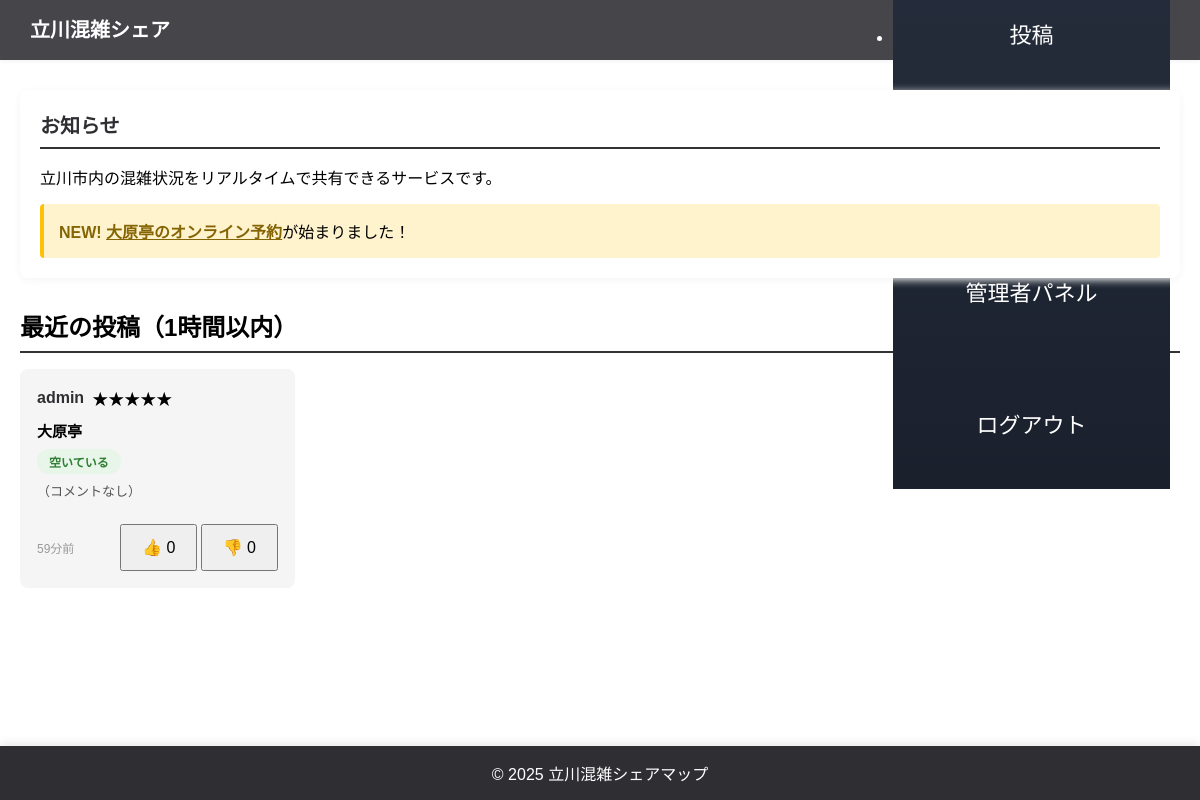
The page /topics (signed in) on the database its author committed.
### apps/main_app/models.py (models this page shows, shortened)
class Post(db.Model):
    __tablename__ = 'posts'
    id = db.Column(db.Integer, primary_key=True)
    user_name = db.Column(db.String(100), nullable=False)
    shop_name = db.Column(db.String(200), nullable=False)
    crowd_level = db.Column(db.String(100), nullable=False)
    comment = db.Column(db.Text)
    timestamp = db.Column(db.String(100), nullable=False)

### apps/topics_page/topics_routes.py (the view)
@topics_bp.route("/topics")
def topics_page():
    from apps.post_page.post_db import get_all_posts, get_post_ratings, get_user_average_rating
    from apps.config import SHOP_LIST, SHOP_DETAILS
    sort_by = request.args.get('sort', 'new')
    all_posts = get_all_posts()
    one_hour_ago = datetime.now() - timedelta(hours=1)
    recent_posts_list = []
    for post in all_posts:
        post_id = post[0]
        user_name = post[1]
        shop_name = post[2]
        crowd_level = post[3]
        comment = post[4]
        timestamp = post[5]
        try:
            dt = datetime.fromisoformat(timestamp)
            if dt < one_hour_ago:
                continue
            helpful, not_helpful = get_post_ratings(post_id)
            diff = datetime.now() - dt
            seconds = diff.total_seconds()
            user_avg = get_user_average_rating(user_name)
            user_rating = None
            if current_user.is_authenticated:
                from apps.post_page.post_db import get_user_rating
                user_rating = get_user_rating(post_id, current_user.username)
            if seconds < 60:
                time_ago = f"{int(seconds)}秒前"
            elif seconds < 3600:
                time_ago = f"{int(seconds // 60)}分前"
            elif seconds < 86400:
                time_ago = f"{int(seconds // 3600)}時間前"
            else:
                time_ago = f"{int(seconds // 86400)}日前"
            recent_posts_list.append({
                "id": post_id,
                "user_name": user_name,
                "shop_name": shop_name,
                "crowd_level": crowd_level,
                "comment": comment,
                "timestamp": dt,
                "time_ago": time_ago,
                "helpful_count": helpful,
                "not_helpful_count": not_helpful,
                "user_avg_rating": user_avg,
                "user_rated": user_rating
            })
        except Exception as e:
            print(f"投稿処理エラー: {e}")
            continue
    if sort_by == 'new':
        recent_posts_list.sort(key=lambda x: x['timestamp'], reverse=True)
    elif sort_by == 'old':
        recent_posts_list.sort(key=lambda x: x['timestamp'])
    elif sort_by == 'rating':
        recent_posts_list.sort(key=lambda x: x['helpful_count'], reverse=True)
    else:
        recent_posts_list.sort(key=lambda x: x['timestamp'], reverse=True)
    print(f"[デバッグ] 取得した投稿数: {len(recent_posts_list)}")
    shops_with_details = []
    for shop in SHOP_LIST:
        shop_name = shop['name']
        shop_info = {
            'name': shop_name,
            'category': SHOP_DETAILS.get(shop_name, {}).get('category', '未分類'),
            'description': SHOP_DETAILS.get(shop_name, {}).get('description', ''),
            'signature': SHOP_DETAILS.get(shop_name, {}).get('signature', ''),
            'url': shop.get('url', '')
        }
        shops_with_details.append(shop_info)
    return render_template("topics.html",
                         recent_posts=recent_posts_list,
                         sort_by=sort_by,
                         shops=shops_with_details)

### apps/main_app/app.py (called while the page is built)
@login_manager.user_loader
def load_user(user_id):
    return User.query.get(int(user_id))

### apps/post_page/post_db.py (called while the page is built)
def get_all_posts():
    conn = sqlite3.connect(DB_PATH)
    c = conn.cursor()
    c.execute('SELECT * FROM posts ORDER BY id DESC')
    posts = c.fetchall()
    conn.close()
    return posts

def get_post_ratings(post_id):
    conn = sqlite3.connect(DB_PATH)
    c = conn.cursor()
    c.execute('SELECT COUNT(*) FROM ratings WHERE post_id = ? AND rating_type = ?',
              (post_id, 'helpful'))
    helpful = c.fetchone()[0]
    c.execute('SELECT COUNT(*) FROM ratings WHERE post_id = ? AND rating_type = ?',
              (post_id, 'not_helpful'))
    not_helpful = c.fetchone()[0]
    conn.close()
    return helpful, not_helpful

def get_user_rating(post_id, user_name):
    conn = sqlite3.connect(DB_PATH)
    c = conn.cursor()
    c.execute('SELECT rating_type FROM ratings WHERE post_id = ? AND user_name = ?', (post_id, user_name))
    result = c.fetchone()
    conn.close()
    if result:
        return 1 if result[0] == 'helpful' else 0
    return None

def get_user_average_rating(username):
    conn = sqlite3.connect(DB_PATH)
    c = conn.cursor()
    c.execute('SELECT id FROM posts WHERE user_name = ?', (username,))
    post_ids = [row[0] for row in c.fetchall()]
    if not post_ids:
        conn.close()
        return None
    placeholders = ','.join('?' * len(post_ids))
    c.execute(f'SELECT rating_type FROM ratings WHERE post_id IN ({placeholders})', post_ids)
    ratings = c.fetchall()
    conn.close()
    if not ratings:
        return None
    helpful_count = sum(1 for r in ratings if r[0] == 'helpful')
    total_count = len(ratings)
    return int((helpful_count / total_count) * 100)

### apps/topics_page/templates/topics.html (shortened to what this page needs)
<!DOCTYPE html>
<html lang="ja">
<head>
  <link rel="stylesheet" href="{{ url_for('static', filename='style.css') }}">
</head>
<body>
  <header>
    <div class="app_name">
      <h1>立川混雑シェア</h1>
    </div>
    <div class="menu-outer01">
      <ul class="sample_menu_list01">
        {% if current_user.is_authenticated %}
          <li><a href="{{ url_for('post.post_page') }}">投稿</a></li>
          <li class="user-info">
            <a href="{{ url_for('main.user_page', username=current_user.username) }}" class="user-link">
            </a>
          </li>
          {% if current_user.is_admin %}
            <li><a href="{{ url_for('main.admin_panel') }}">管理者パネル</a></li>
          {% endif %}
          <li><a href="{{ url_for('main.logout') }}">ログアウト</a></li>
        {% else %}
          <li><a href="{{ url_for('main.login') }}">ログイン</a></li>
          <li><a href="{{ url_for('main.register') }}">新規登録</a></li>
        {% endif %}
      </ul>
    </div>
  </header>
  <div class="container">
    <div class="notice-section">
      <h2>お知らせ</h2>
      <p>立川市内の混雑状況をリアルタイムで共有できるサービスです。</p>
      <div style="margin-top: 15px; padding: 15px; background-color: #fff3cd; border-left: 4px solid #ffc107; border-radius: 4px;">
        <strong style="color: #856404;">NEW!</strong>
        <a href="{{ url_for('main.oharatei') }}#reserve" style="color: #856404; font-weight: 600; text-decoration: underline;">大原亭のオンライン予約</a>が始まりました！
      </div>
    </div>
    <div class="topics-section">
      <h2>最近の投稿（1時間以内）</h2>
      {% if recent_posts %}
        <div class="posts-grid">
          {% for post in recent_posts %}
            <div class="post-card" id="post-{{ post.id }}">
              <div class="post-card-header">
                <a href="{{ url_for('main.user_page', username=post.user_name) }}" class="username-link">
                  <strong>{{ post.user_name }}</strong>
                </a>
                {% if post.user_avg_rating is not none %}
                  <span class="user-rating-small">
                    {% set stars = ((post.user_avg_rating / 100 * 5) | round | int) %}
                    {% for i in range(stars) %}★{% endfor %}{% for i in range(5 - stars) %}☆{% endfor %}
                  </span>
                {% endif %}
              </div>
              <div class="post-card-body">
                <div class="shop-name">{{ post.shop_name }}</div>
                <div class="crowd-status status-{{ post.crowd_level }}">{{ post.crowd_level }}</div>
                <div class="post-comment">{{ post.comment }}</div>
              </div>
              <div class="post-card-footer">
                <span class="post-time">{{ post.time_ago }}</span>
                <div class="post-ratings">
                  {% if current_user.is_authenticated %}
                    <button
                      class="rating-btn helpful-btn {% if post.user_rated == 'helpful' %}active{% endif %}"
                      data-post-id="{{ post.id }}"
                      data-rating="1"
                      {% if post.user_rated is not none %}disabled{% endif %}>
                      👍 <span class="count">{{ post.helpful_count }}</span>
                    </button>
                    <button
                      class="rating-btn not-helpful-btn {% if post.user_rated == 'not_helpful' %}active{% endif %}"
                      data-post-id="{{ post.id }}"
                      data-rating="0"
                      {% if post.user_rated is not none %}disabled{% endif %}>
                      👎 <span class="count">{{ post.not_helpful_count }}</span>
                    </button>
                  {% else %}
                    <span class="post-ratings-mini">
                      👍 {{ post.helpful_count }} 👎 {{ post.not_helpful_count }}
                    </span>
                  {% endif %}
                </div>
              </div>
            </div>
          {% endfor %}
        </div>
      {% else %}
        <p class="no-posts-message">1時間以内の投稿がありません。ログインして最新の混雑情報を投稿してみましょう！</p>
      {% endif %}
    </div>
  </div>
  <footer>
    <p>© 2025 立川混雑シェアマップ</p>
  </footer>
</body>
</html>

### apps/top_page/static/style.css (style rules this page uses)
* { margin: 0; padding: 0; box-sizing: border-box; }
body { font-family: "Noto Sans JP", "Hiragino Sans", "Yu Gothic", sans-serif; background-color: white; color: black; scroll-behavior: smooth; padding-bottom: 60px; }
header { background-color: rgb(69, 69, 74); color: white; padding: 15px 30px; box-shadow: 0 2px 4px whitesmoke; display: flex; justify-content: space-between; align-items: center; height: 60px; box-sizing: border-box; }
.app_name { text-align: left; }
.app_name h1 { font-size: 24px; margin-bottom: 0; line-height: 1; }
.user-info { display: flex; align-items: center; font-size: 13px; height: 100%; }
.sample_menu_list01 a { color: white; text-decoration: none; display: flex; align-items: center; justify-content: center; text-align: center; padding: 15px 20px; width: 100%; box-sizing: border-box; }
.sample_menu_list01 .user-info { background: rgba(255,255,255,0.05); order: -1; border-bottom: 2px solid rgba(255,255,255,0.1); padding: 12px 15px; }
.sample_menu_list01 .user-info a { display: flex !important; align-items: center !important; justify-content: center !important; gap: 8px !important; font-size: 13px !important; padding: 12px 15px !important; }
.container { max-width: 1200px; margin: 0 auto; padding: 30px 20px; }
.notice-section { background: white; padding: 20px; border-radius: 8px; box-shadow: 0 2px 8px whitesmoke; margin-bottom: 30px; }
.notice-section h2 { color: #2f2f33; margin-bottom: 15px; font-size: 20px; }
footer { background-color: #2f2f33; color: white; text-align: center; padding: 15px; position: fixed; bottom: 0; left: 0; width: 100%; z-index: 100; box-shadow: 0 -2px 10px rgba(0, 0, 0, 0.1); }
.user-link { color: white; text-decoration: none; display: inline-flex; align-items: center; gap: 5px; transition: opacity 0.3s; height: 32px; }
.username-link { color: #2f2f33; text-decoration: none; font-weight: 600; }
.posts-grid { display: grid; grid-template-columns: repeat(4, 1fr); gap: 20px; }
.post-card { background: whitesmoke; border-radius: 8px; padding: 15px; border: 2px solid whitesmoke; transition: transform 0.2s, box-shadow 0.2s; }
.post-card-header { display: flex; align-items: center; gap: 8px; margin-bottom: 10px; }
.post-card-body { margin: 10px 0; }
.shop-name { font-weight: 600; font-size: 15px; margin-bottom: 8px; color: black; }
.crowd-status { display: inline-block; padding: 4px 12px; border-radius: 12px; font-size: 12px; font-weight: 600; margin-bottom: 8px; }
.status-空いている { background: greenyellow; color: green; }
.post-comment { font-size: 13px; color: gray; line-height: 1.5; }
.post-card-footer { display: flex; justify-content: space-between; align-items: center; margin-top: 10px; padding-top: 10px; border-top: 1px solid whitesmoke; font-size: 12px; color: gray; }
.container h2 { border-bottom: 2px solid #333; padding-bottom: 0.5rem; margin-bottom: 1rem; }
.post-time { color: #666; font-size: 14px; }
body { animation: fadeInPage 2.0s ease-out; }
.post-item, .post-card, .notice-section, .map-section, .user-profile { animation: fadeUp 0.5s ease-out both; }
* { -webkit-tap-highlight-color: rgba(102, 126, 234, 0.2); }
body { overscroll-behavior-y: contain; }
.menu-outer01 { background: linear-gradient(180deg, #2d3748 0%, #1a202c 100%) !important; }
@media (min-width: 1024px) and (max-width: 1366px) { .sample_menu_list01 a { font-size: 22px !important; padding: 50px !important; } }
@media (min-width: 1024px) and (max-width: 1366px) { .sample_menu_list01 .user-info a { font-size: 22px !important; padding: 50px !important; justify-content: center !important; } }
.app_name h1 { font-size: 20px; }
button, .btn { font-size: 16px; padding: 12px 20px; }
.post-time { font-size: 12px; color: #999; }
.post-comment { font-size: 14px; color: #333; line-height: 1.6; }
.status-空いている { background: #e8f5e9; color: #2e7d32; }
.post-comment { font-size: 13px; margin-bottom: 10px; color: #555; }

### rows shown on the page
Post: user_name "admin", shop_name "大原亭", crowd_level "空いている", comment "（コメントなし）", time_ago "59分前", helpful_count "0", not_helpful_count "0"
